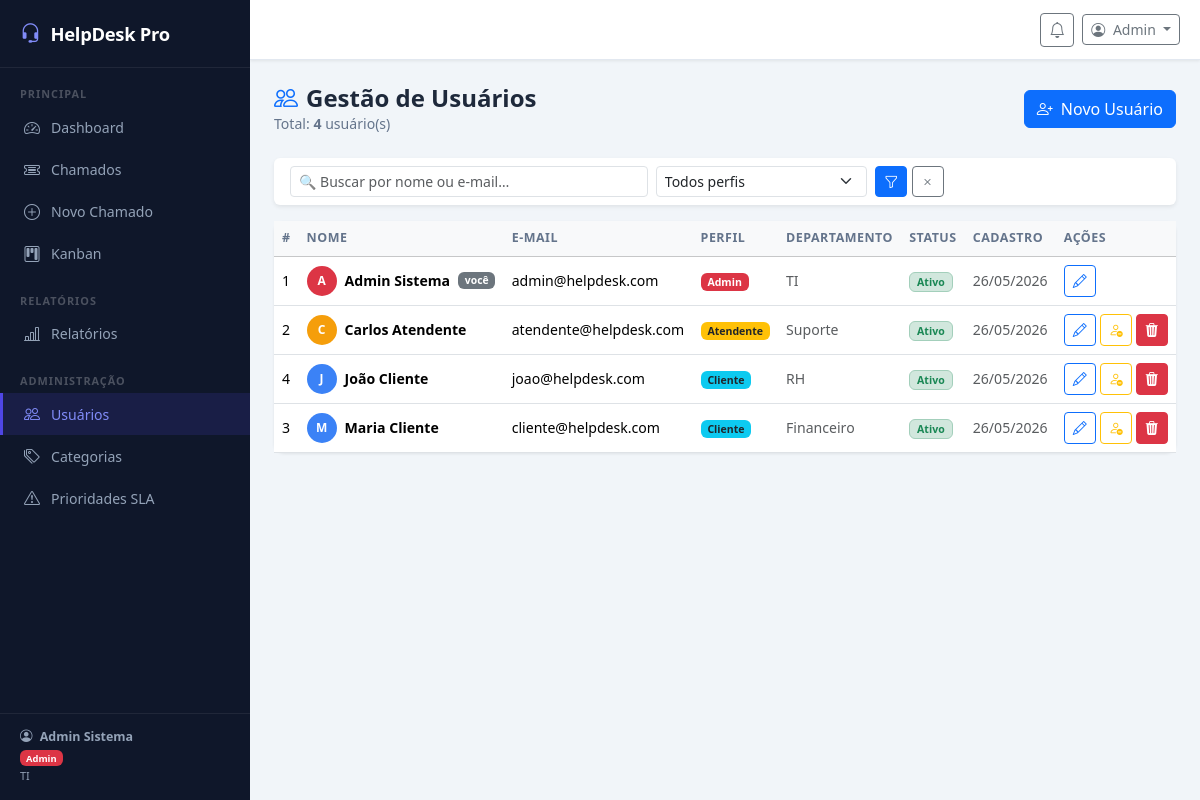
The app's page /?c=admin&a=usuarios (signed in) with its own data.
### tables this page shows
CREATE TABLE IF NOT EXISTS usuarios (
    id          INT AUTO_INCREMENT PRIMARY KEY,
    nome        VARCHAR(100)  NOT NULL,
    email       VARCHAR(100)  NOT NULL UNIQUE,
    senha       VARCHAR(255)  NOT NULL,
    perfil      ENUM('cliente','atendente','admin') DEFAULT 'cliente',
    departamento VARCHAR(100),
    telefone    VARCHAR(20),
    cpf             VARCHAR(14),
    data_nascimento DATE,
    ativo       TINYINT(1)   DEFAULT 1,
    created_at  DATETIME     DEFAULT CURRENT_TIMESTAMP,
    updated_at  DATETIME     DEFAULT CURRENT_TIMESTAMP ON UPDATE CURRENT_TIMESTAMP
);

### controller/BaseController.php (called while the page is built, shortened)
<?php
abstract class BaseController {
    protected function render(string $view, array $data = []): void {
        extract($data);
        $usuarioSessao = $this->user();
        include ROOT . '/view/partials/header.php';
        include ROOT . "/view/{$view}.php";
        include ROOT . '/view/partials/footer.php';
    }
    protected function getFlash(): ?array {
        $f = $_SESSION['flash'] ?? null;
        return $f;
    }
    protected function user(): ?object {
        $raw = $_SESSION['usuario'] ?? null;
        if (is_array($raw))  return (object)$raw;
        return null;
    }
}

### controller/AdminController.php (called while the page is built, shortened)
<?php
class AdminController extends BaseController {
    private UsuarioModel    $usM;
    public function __construct() {
        $this->usM  = new UsuarioModel();
    }
    public function usuarios(): void {
        $f       = ['perfil'=>$_GET['perfil']??'','busca'=>$_GET['busca']??''];
        $usuarios= $this->usM->listarTodos($f);
        $this->render('admin/usuarios', compact('usuarios','f','flash'));
    }
}

### index.php (called while the page is built, shortened)
<?php
require_once 'config/database.php';
require_once 'model/BaseModel.php';
require_once 'model/UsuarioModel.php';
require_once 'controller/BaseController.php';
require_once 'controller/AdminController.php';
$a = preg_replace('/[^a-zA-Z]/', '', $_GET['a'] ?? 'index');
(new $classe())->$a();

### model/BaseModel.php (called while the page is built, shortened)
<?php
abstract class BaseModel {
    public function __construct() {
        $this->db = Database::getInstance()->getConnection();
    }
}

### config/database.php (called while the page is built)
<?php
class Database {
    private static ?Database $instance = null;
    private PDO $pdo;
    private function __construct() {
        try {
            $dsn = "mysql:host=".DB_HOST.";port=".DB_PORT.";dbname=".DB_NAME.";charset=utf8mb4";
            $this->pdo = new PDO($dsn, DB_USER, DB_PASS, [
                PDO::ATTR_ERRMODE            => PDO::ERRMODE_EXCEPTION,
                PDO::ATTR_DEFAULT_FETCH_MODE => PDO::FETCH_OBJ,
                PDO::ATTR_EMULATE_PREPARES   => false,
            ]);
        } catch (PDOException $e) {
            die("<h2 style='font-family:sans-serif;color:#c00;padding:20px'>
                 Erro de conexão com o banco de dados:<br><small>{$e->getMessage()}</small></h2>");
        }
    }
    public static function getInstance(): self {
        if (self::$instance === null) self::$instance = new self();
        return self::$instance;
    }
    public function getConnection(): PDO { return $this->pdo; }
}

### model/UsuarioModel.php (called while the page is built, shortened)
<?php
class UsuarioModel extends BaseModel {
    public function listarTodos(array $f = []): array {
        $sql = "SELECT * FROM usuarios WHERE 1=1";
        $p   = [];
        $sql .= " ORDER BY nome";
        $st = $this->db->prepare($sql);
        $st->execute($p);
        return $st->fetchAll();
    }
}

### view/admin/usuarios.php (the view, shortened to what this page needs)
<div class="page-header d-flex justify-content-between align-items-center flex-wrap gap-2">
    <div>
        <h4><i class="bi bi-people me-2 text-primary"></i>Gestão de Usuários</h4>
        <p>Total: <strong><?= count($usuarios) ?></strong> usuário(s)</p>
    </div>
    <button class="btn btn-primary" data-bs-toggle="modal" data-bs-target="#modalUsuario" onclick="limparModal()">
        <i class="bi bi-person-plus me-1"></i> Novo Usuário
    </button>
</div>
<div class="card mb-3 border-0 shadow-sm">
    <div class="card-body py-2">
        <form method="GET" action="<?= APP_URL ?>/" class="row g-2 align-items-center">
            <div class="col-12 col-md-5">
                <input type="text" name="busca" class="form-control form-control-sm"
                       placeholder="🔍 Buscar por nome ou e-mail…"
                       value="<?= htmlspecialchars($f['busca']) ?>">
            </div>
            <div class="col-6 col-md-3">
                <select name="perfil" class="form-select form-select-sm">
                    <option value="">Todos perfis</option>
                </select>
            </div>
            <div class="col-auto">
                <button type="submit" class="btn btn-sm btn-primary"><i class="bi bi-funnel"></i></button>
                <a href="<?= APP_URL ?>/?c=admin&a=usuarios" class="btn btn-sm btn-outline-secondary"><i class="bi bi-x"></i></a>
            </div>
        </form>
    </div>
</div>
<div class="card table-card">
    <div class="table-responsive">
        <table class="table table-hover mb-0">
            <thead class="table-light">
                <tr>
                    <th>#</th><th>Nome</th><th>E-mail</th><th>Perfil</th>
                    <th>Departamento</th><th>Status</th><th>Cadastro</th><th>Ações</th>
                </tr>
            </thead>
            <tbody>
            <?php foreach($usuarios as $usr): ?>
            <?php $ehEuMesmo = ((int)$usr->id === (int)$usuarioSessao->id); ?>
            <tr class="<?= !$usr->ativo ? 'table-secondary text-muted' : '' ?>">
                <td><?= $usr->id ?></td>
                <td class="fw-semibold">
                    <div class="d-flex align-items-center gap-2">
                        <div class="rounded-circle d-flex align-items-center justify-content-center text-white fw-bold"
                             style="width:30px;height:30px;font-size:.75rem;flex-shrink:0;
                                    background:<?= $usr->perfil==='admin'?'#dc3545':($usr->perfil==='atendente'?'#f59e0b':'#3b82f6') ?>">
                            <?= strtoupper(substr($usr->nome,0,1)) ?>
                        </div>
                        <?= htmlspecialchars($usr->nome) ?>
                        <?php if ($ehEuMesmo): ?>
                        <span class="badge bg-secondary" style="font-size:.65rem">você</span>
                        <?php endif; ?>
                    </div>
                </td>
                <td class="small"><?= htmlspecialchars($usr->email) ?></td>
                <td>
                    <span class="badge <?= $usr->perfil==='admin'?'bg-danger':($usr->perfil==='atendente'?'bg-warning text-dark':'bg-info text-dark') ?>">
                        <?= ucfirst($usr->perfil) ?>
                    </span>
                </td>
                <td class="small text-muted"><?= htmlspecialchars($usr->departamento ?? '—') ?></td>
                <td>
                    <?php if ($usr->ativo): ?>
                    <span class="badge bg-success-subtle text-success border border-success-subtle">Ativo</span>
                    <?php else: ?>
                    <span class="badge bg-secondary-subtle text-secondary border border-secondary-subtle">Inativo</span>
                    <?php endif; ?>
                </td>
                <td class="small text-muted"><?= date('d/m/Y', strtotime($usr->created_at)) ?></td>
                <td>
                    <div class="d-flex gap-1">
                        <button class="btn btn-icon btn-sm btn-outline-primary"
                                data-bs-toggle="modal" data-bs-target="#modalUsuario"
                                onclick="editarUsuario(<?= htmlspecialchars(json_encode($usr)) ?>)"
                                title="Editar">
                            <i class="bi bi-pencil"></i>
                        </button>
                        <?php if (!$ehEuMesmo): ?>
                        <a href="<?= APP_URL ?>/?c=admin&a=toggleUsuario&id=<?= $usr->id ?>"
                           class="btn btn-icon btn-sm <?= $usr->ativo ? 'btn-outline-warning' : 'btn-outline-success' ?>"
                           title="<?= $usr->ativo ? 'Desativar' : 'Ativar' ?>"
                           data-confirm="<?= $usr->ativo ? 'Desativar este usuário?' : 'Ativar este usuário?' ?>">
                            <i class="bi bi-<?= $usr->ativo ? 'person-dash' : 'person-check' ?>"></i>
                        </a>
                        <a href="<?= APP_URL ?>/?c=admin&a=apagarUsuario&id=<?= $usr->id ?>"
                           class="btn btn-icon btn-sm btn-danger"
                           title="Apagar usuário permanentemente"
                           data-confirm="ATENÇÃO: Apagar o usuário '<?= htmlspecialchars($usr->nome) ?>'? Se ele tiver chamados vinculados será apenas desativado.">
                            <i class="bi bi-trash3-fill"></i>
                        </a>
                        <?php endif; ?>
                    </div>
                </td>
            </tr>
            <?php endforeach; ?>
            </tbody>
        </table>
    </div>
</div>

### view/partials/header.php (shortened to what this page needs)
<!DOCTYPE html>
<html lang="pt-BR">
<head>
<link rel="stylesheet" href="https://cdn.jsdelivr.net/npm/bootstrap@5.3.2/dist/css/bootstrap.min.css">
<link rel="stylesheet" href="https://cdn.jsdelivr.net/npm/bootstrap-icons@1.11.3/font/bootstrap-icons.css">
<link rel="stylesheet" href="<?= APP_URL ?>/assets/css/app.css">
</head>
<body>
<?php
$_dadosSessao  = $_SESSION['usuario'] ?? null;
$u             = is_array($_dadosSessao) ? (object)$_dadosSessao : $_dadosSessao;
$currentC      = $_GET['c'] ?? 'dashboard';
$currentA      = $_GET['a'] ?? 'index';
$isLogin = ($currentC === 'auth');
?>
<?php if ($u && !$isLogin): ?>
<div class="sidebar" id="sidebar">
    <div class="sidebar-brand">
        <i class="bi bi-headset"></i> HelpDesk Pro
    </div>
    <nav>
        <div class="sidebar-section">Principal</div>
        <a href="<?= APP_URL ?>/"
           class="sidebar-link <?= $currentC==='dashboard'?'active':'' ?>">
            <i class="bi bi-speedometer2"></i> Dashboard
        </a>
        <a href="<?= APP_URL ?>/?c=chamados&a=index"
           class="sidebar-link <?= ($currentC==='chamados'&&$currentA==='index')?'active':'' ?>">
            <i class="bi bi-ticket-detailed"></i> Chamados
        </a>
        <a href="<?= APP_URL ?>/?c=chamados&a=create"
           class="sidebar-link <?= ($currentC==='chamados'&&$currentA==='create')?'active':'' ?>">
            <i class="bi bi-plus-circle"></i> Novo Chamado
        </a>
        <?php if (in_array($u->perfil, ['atendente','admin'])): ?>
        <a href="<?= APP_URL ?>/?c=chamados&a=kanban"
           class="sidebar-link <?= $currentA==='kanban'?'active':'' ?>">
            <i class="bi bi-kanban"></i> Kanban
        </a>
        <div class="sidebar-section">Relatórios</div>
        <a href="<?= APP_URL ?>/?c=admin&a=relatorios"
           class="sidebar-link <?= $currentA==='relatorios'?'active':'' ?>">
            <i class="bi bi-bar-chart-line"></i> Relatórios
        </a>
        <?php endif; ?>
        <?php if ($u->perfil === 'admin'): ?>
        <div class="sidebar-section">Administração</div>
        <a href="<?= APP_URL ?>/?c=admin&a=usuarios"
           class="sidebar-link <?= $currentA==='usuarios'?'active':'' ?>">
            <i class="bi bi-people"></i> Usuários
        </a>
        <a href="<?= APP_URL ?>/?c=admin&a=categorias"
           class="sidebar-link <?= $currentA==='categorias'?'active':'' ?>">
            <i class="bi bi-tags"></i> Categorias
        </a>
        <a href="<?= APP_URL ?>/?c=admin&a=prioridades"
           class="sidebar-link <?= $currentA==='prioridades'?'active':'' ?>">
            <i class="bi bi-exclamation-triangle"></i> Prioridades SLA
        </a>
        <?php endif; ?>
    </nav>
    <div class="sidebar-footer">
        <i class="bi bi-person-circle me-1"></i>
        <strong><?= htmlspecialchars($u->nome) ?></strong><br>
        <span class="badge mt-1 <?= $u->perfil==='admin'?'bg-danger':($u->perfil==='atendente'?'bg-warning text-dark':'bg-info text-dark') ?>">
            <?= ucfirst($u->perfil) ?>
        </span>
        <?php if (!empty($u->departamento)): ?>
        <br><small><?= htmlspecialchars($u->departamento) ?></small>
        <?php endif; ?>
    </div>
</div>
<div class="page-content" id="pageContent">
    <div class="topbar">
        <div class="ms-auto d-flex align-items-center gap-2">
            <div class="dropdown">
                <button class="btn btn-sm btn-outline-secondary position-relative"
                        id="btnNotif" data-bs-toggle="dropdown" aria-expanded="false">
                    <i class="bi bi-bell fs-6"></i>
                </button>
            </div>
            <div class="dropdown">
                <button class="btn btn-sm btn-outline-secondary dropdown-toggle"
                        data-bs-toggle="dropdown">
                    <i class="bi bi-person-circle me-1"></i>
                    <?= htmlspecialchars(explode(' ', $u->nome)[0]) ?>
                </button>
            </div>
        </div>
    </div>
    <div class="main-content">
<?php endif; ?>

### assets/css/app.css (style rules this page uses)
:root { --sidebar-w : 250px; --sidebar-bg : #0f172a; --sidebar-text : #94a3b8; --sidebar-active : #4f46e5; --topbar-h : 60px; --radius : 10px; --shadow : 0 1px 3px rgba(0,0,0,.08); --bg-page : #f1f5f9; }
*, *::before, *::after { box-sizing: border-box; }
body { font-family : 'Segoe UI', system-ui, sans-serif; background : var(--bg-page); color : #1e293b; margin : 0; }
.sidebar { width : var(--sidebar-w); min-height : 100vh; background : var(--sidebar-bg); position : fixed; top: 0; left: 0; z-index : 1000; display : flex; flex-direction: column; overflow-y : auto; transition : transform .25s ease; }
.sidebar-brand { padding : 18px 20px; font-size : 1.15rem; font-weight : 700; color : #fff; border-bottom: 1px solid rgba(255,255,255,.07); display : flex; align-items : center; gap : 10px; letter-spacing: -.3px; }
.sidebar-brand i { color: #818cf8; font-size: 1.3rem; }
.sidebar-section { padding : 12px 20px 4px; font-size : .68rem; font-weight : 700; text-transform: uppercase; letter-spacing: 1px; color : rgba(255,255,255,.25); margin-top : 6px; }
.sidebar-link { display : flex; align-items : center; gap : 10px; padding : 9px 20px; color : var(--sidebar-text); text-decoration: none; font-size : .88rem; border-left : 3px solid transparent; transition : all .15s; }
.sidebar-link.active { background: rgba(79,70,229,.15); color:#818cf8; border-left-color:#4f46e5; }
.sidebar-link i { font-size: 1rem; width: 18px; text-align:center; }
.sidebar-footer { padding : 14px 20px; margin-top : auto; border-top : 1px solid rgba(255,255,255,.07); font-size : .78rem; color : var(--sidebar-text); line-height : 1.5; }
.page-content { margin-left : var(--sidebar-w); min-height : 100vh; display : flex; flex-direction: column; transition : margin .25s ease; }
.topbar { height : var(--topbar-h); background : #fff; border-bottom: 1px solid #e2e8f0; position : sticky; top: 0; z-index : 999; box-shadow : var(--shadow); display : flex; align-items : center; padding : 0 20px; gap : 12px; }
.main-content { padding: 24px; flex: 1; }
.table-card { border:none; border-radius:var(--radius); box-shadow:var(--shadow); }
.table-card .table { margin:0; }
.table-card .table th { font-size:.78rem; text-transform:uppercase; letter-spacing:.5px; color:#64748b; border-top:none; }
.table-card .table td { vertical-align:middle; font-size:.88rem; }
.page-header { margin-bottom:24px; }
.page-header h4 { font-weight:700; color:#1e293b; margin:0; }
.page-header p { color:#64748b; font-size:.88rem; margin:0; }
.btn-icon { width:32px; height:32px; padding:0; display:inline-flex; align-items:center; justify-content:center; }

### records on screen
usuarios: nome "Admin Sistema", perfil "Admin", departamento "TI", nome "Admin", id "1", nome "A", shows "você", email "admin@helpdesk.com", ativo "Ativo", created_at "26/05/2026"
usuarios: id "2", nome "C", nome "Carlos Atendente", email "atendente@helpdesk.com", perfil "Atendente", departamento "Suporte", ativo "Ativo", created_at "26/05/2026"
usuarios: id "4", nome "J", nome "João Cliente", email "joao@helpdesk.com", perfil "Cliente", departamento "RH", ativo "Ativo", created_at "26/05/2026"
usuarios: id "3", nome "M", nome "Maria Cliente", email "cliente@helpdesk.com", perfil "Cliente", departamento "Financeiro", ativo "Ativo", created_at "26/05/2026"

### other values on screen
count($usuarios) "4"
